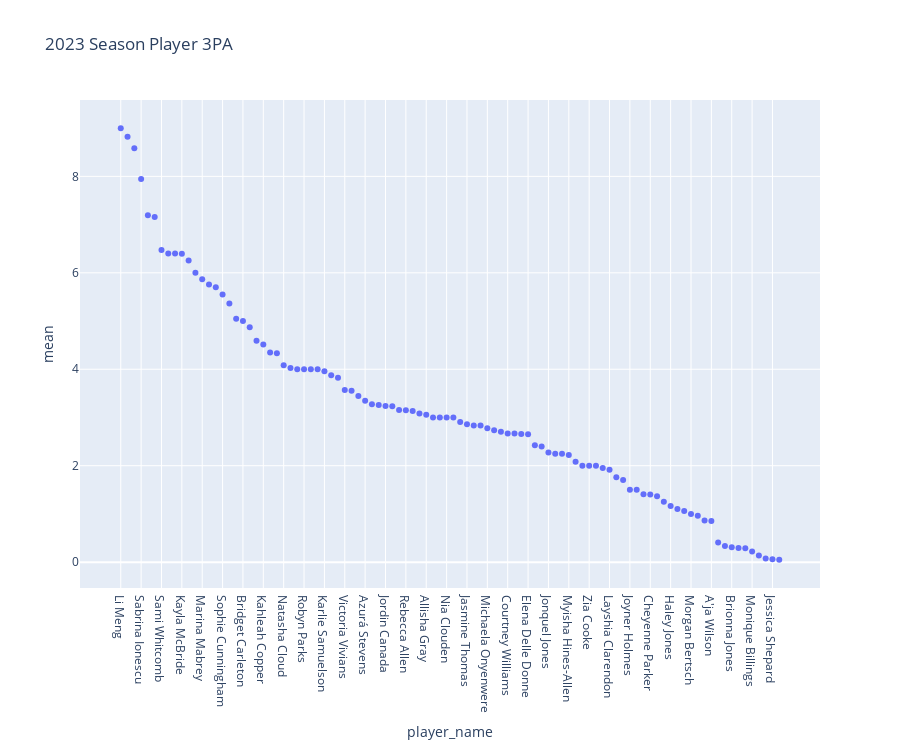
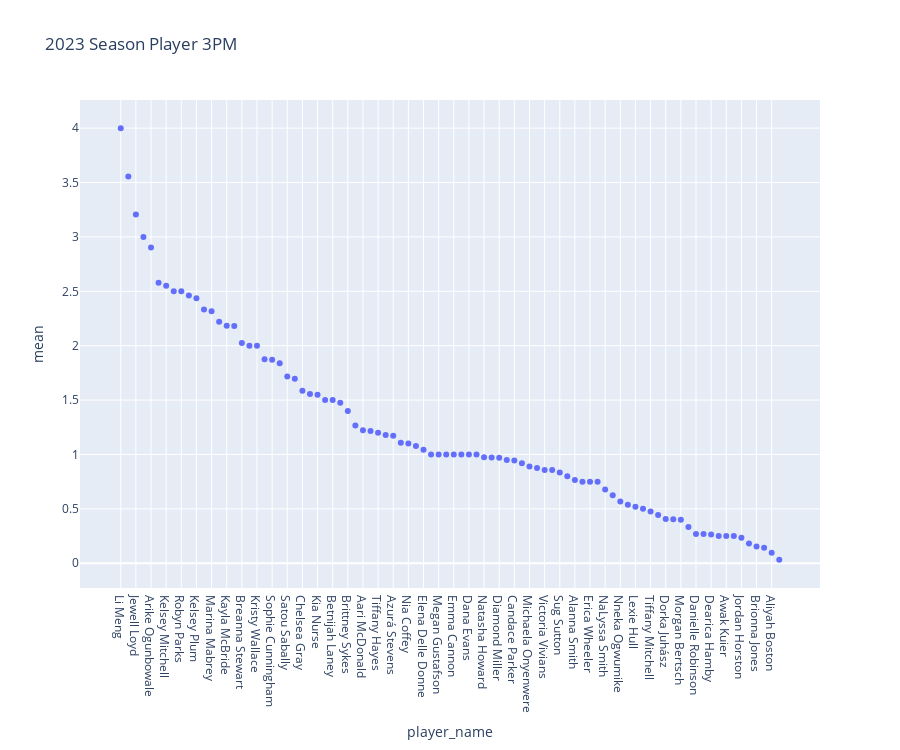

The cell these charts' notebook holds for them, in order:
### Code cell
fig_att = px.scatter(data_frame=starters_df_2023.groupby('player_name')['three_points_att'].describe().query("mean > 0").sort_values('mean', ascending=False).reset_index(), x='player_name', y='mean', title='2023 Season Player 3PA', height=750)
fig_made = px.scatter(data_frame=starters_df_2023.groupby('player_name')['three_points_made'].describe().query("mean > 0").sort_values('mean', ascending=False).reset_index(), x='player_name', y='mean', title='2023 Season Player 3PM', height=750)
print(fig_att.show(),
      fig_made.show())

### Figure 1 — Plotly figure (JSON) as saved in the notebook; plotly's stock layout.template omitted (floating-point values rounded to 4 significant figures)
{"data": [{"hovertemplate": "player_name=%{x}<br>mean=%{y}<extra></extra>", "legendgroup": "", "marker": {"color": "#636efa", "symbol": "circle"}, "mode": "markers", "name": "", "orientation": "v", "showlegend": false, "type": "scatter", "x": ["Li Meng", "Jewell Loyd", "Arike Ogunbowale", "Sabrina Ionescu", "Diana Taurasi", "Rhyne Howard", "Sami Whitcomb", "Marine Johannès", "Kelsey Mitchell", "Kayla McBride", "Kelsey Plum", "Alysha Clark", "Marina Mabrey", "Breanna Stewart", "DeWanna Bonner", "Sophie Cunningham", "Lexie Brown", "Jackie Young", "Bridget Carleton", "Satou Sabally", "Ariel Atkins", "Kahleah Copper", "Kia Nurse", "Rae Burrell", "Natasha Cloud", "Natisha Hiedeman", "Brittney Sykes", "Robyn Parks", "Destanni Henderson", "Rachel Banham", "Karlie Samuelson", "Chelsea Gray", "Betnijah Laney", "Victoria Vivians", "Aari McDonald", "Kristy Wallace", "Azurá Stevens", "Tiffany Hayes", "Natasha Howard", "Jordin Canada", "Courtney Vandersloot", "Diamond Miller", "Rebecca Allen", "Ivana Dojkic", "Napheesa Collier", "Allisha Gray", "Amanda Zahui B", "Emma Cannon", "Nia Clouden", "Dana Evans", "Tianna Hawkins", "Jasmine Thomas", "Moriah Jefferson", "Candace Parker", "Michaela Onyenwere", "Nia Coffey", "Alanna Smith", "Courtney Williams", "Sug Sutton", "Crystal Dangerfield", "Elena Delle Donne", "Erica Wheeler", "Shatori Walker-Kimbrough", "Jonquel Jones", "Megan Gustafson", "NaLyssa Smith", "Myisha Hines-Allen", "Lexie Hull", "Veronica Burton", "Zia Cooke", "Gabby Williams", "Ezi Magbegor", "Layshia Clarendon", "Tiffany Mitchell", "Nneka Ogwumike", "Joyner Holmes", "Chiney Ogwumike", "Dorka Juhász", "Cheyenne Parker", "Dearica Hamby", "Awak Kuier", "Haley Jones", "Lindsay Allen", "Jordan Horston", "Morgan Bertsch", "Danielle Robinson", "Kiah Stokes", "A'ja Wilson", "Brittney Griner", "Nikolina Milic", "Brionna Jones", "Aliyah Boston", "Yvonne Turner", "Monique Billings", "Teaira McCowan", "Alyssa Thomas", "Jessica Shepard", "Dulcy Fankam Mendjiadeu"], "xaxis": "x", "y": [9.0, 8.821, 8.585, 7.944, 7.192, 7.158, 6.474, 6.4, 6.4, 6.395, 6.256, 6.0, 5.868, 5.756, 5.7, 5.548, 5.364, 5.049, 5.0, 4.872, 4.593, 4.514, 4.35, 4.333, 4.081, 4.025, 4.0, 4.0, 4.0, 4.0, 3.957, 3.878, 3.825, 3.571, 3.556, 3.444, 3.345, 3.275, 3.256, 3.237, 3.231, 3.156, 3.148, 3.133, 3.081, 3.054, 3.0, 3.0, 3.0, 3.0, 2.905, 2.857, 2.833, 2.833, 2.778, 2.733, 2.706, 2.667, 2.667, 2.656, 2.652, 2.425, 2.4, 2.275, 2.25, 2.25, 2.222, 2.08, 2.0, 2.0, 2.0, 1.95, 1.917, 1.762, 1.703, 1.5, 1.5, 1.407, 1.405, 1.368, 1.25, 1.167, 1.1, 1.059, 1.0, 0.9615, 0.8636, 0.8537, 0.4062, 0.3333, 0.3077, 0.2927, 0.2857, 0.2222, 0.1379, 0.075, 0.05882, 0.04762], "yaxis": "y"}], "layout": {"height": 750, "legend": {"tracegroupgap": 0}, "title": {"text": "2023 Season Player 3PA"}, "xaxis": {"anchor": "y", "domain": [0, 1], "title": {"text": "player_name"}}, "yaxis": {"anchor": "x", "domain": [0, 1], "title": {"text": "mean"}}}}

### Figure 2 — Plotly figure (JSON) as saved in the notebook; plotly's stock layout.template omitted (floating-point values rounded to 4 significant figures)
{"data": [{"hovertemplate": "player_name=%{x}<br>mean=%{y}<extra></extra>", "legendgroup": "", "marker": {"color": "#636efa", "symbol": "circle"}, "mode": "markers", "name": "", "orientation": "v", "showlegend": false, "type": "scatter", "x": ["Li Meng", "Sabrina Ionescu", "Jewell Loyd", "Alysha Clark", "Arike Ogunbowale", "Sami Whitcomb", "Kelsey Mitchell", "Rhyne Howard", "Robyn Parks", "Diana Taurasi", "Kelsey Plum", "Rae Burrell", "Marina Mabrey", "Jackie Young", "Kayla McBride", "Lexie Brown", "Breanna Stewart", "Marine Johannès", "Kristy Wallace", "DeWanna Bonner", "Sophie Cunningham", "Kahleah Copper", "Satou Sabally", "Karlie Samuelson", "Chelsea Gray", "Ariel Atkins", "Kia Nurse", "Bridget Carleton", "Betnijah Laney", "Natisha Hiedeman", "Brittney Sykes", "Ivana Dojkic", "Aari McDonald", "Natasha Cloud", "Tiffany Hayes", "Courtney Williams", "Azurá Stevens", "Allisha Gray", "Nia Coffey", "Jordin Canada", "Elena Delle Donne", "Rebecca Allen", "Megan Gustafson", "Nia Clouden", "Emma Cannon", "Shatori Walker-Kimbrough", "Dana Evans", "Tianna Hawkins", "Natasha Howard", "Moriah Jefferson", "Diamond Miller", "Courtney Vandersloot", "Candace Parker", "Napheesa Collier", "Michaela Onyenwere", "Layshia Clarendon", "Victoria Vivians", "Jasmine Thomas", "Sug Sutton", "Jonquel Jones", "Alanna Smith", "Crystal Dangerfield", "Erica Wheeler", "Ezi Magbegor", "NaLyssa Smith", "Gabby Williams", "Nneka Ogwumike", "Veronica Burton", "Lexie Hull", "Zia Cooke", "Tiffany Mitchell", "Myisha Hines-Allen", "Dorka Juhász", "Cheyenne Parker", "Morgan Bertsch", "Haley Jones", "Danielle Robinson", "A'ja Wilson", "Dearica Hamby", "Lindsay Allen", "Awak Kuier", "Chiney Ogwumike", "Jordan Horston", "Kiah Stokes", "Brionna Jones", "Yvonne Turner", "Aliyah Boston", "Brittney Griner"], "xaxis": "x", "y": [4.0, 3.556, 3.205, 3.0, 2.902, 2.579, 2.55, 2.5, 2.5, 2.462, 2.436, 2.333, 2.316, 2.22, 2.184, 2.182, 2.024, 2.0, 2.0, 1.875, 1.871, 1.838, 1.718, 1.696, 1.585, 1.556, 1.55, 1.5, 1.5, 1.475, 1.4, 1.267, 1.222, 1.216, 1.2, 1.179, 1.172, 1.108, 1.1, 1.079, 1.043, 1.0, 1.0, 1.0, 1.0, 1.0, 1.0, 1.0, 0.9744, 0.9722, 0.9688, 0.9487, 0.9444, 0.9189, 0.8889, 0.875, 0.8571, 0.8571, 0.8333, 0.8, 0.7647, 0.75, 0.75, 0.75, 0.6786, 0.625, 0.5676, 0.5385, 0.52, 0.5, 0.4762, 0.4444, 0.4074, 0.4054, 0.4, 0.3333, 0.2692, 0.2683, 0.2632, 0.25, 0.25, 0.25, 0.2353, 0.1818, 0.1538, 0.1429, 0.09756, 0.03125], "yaxis": "y"}], "layout": {"height": 750, "legend": {"tracegroupgap": 0}, "title": {"text": "2023 Season Player 3PM"}, "xaxis": {"anchor": "y", "domain": [0, 1], "title": {"text": "player_name"}}, "yaxis": {"anchor": "x", "domain": [0, 1], "title": {"text": "mean"}}}}
